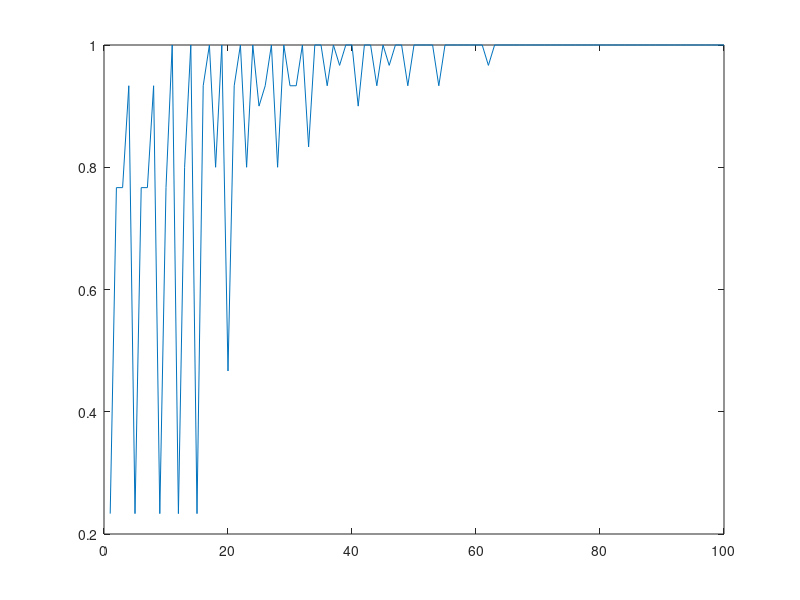

Reproduce this figure in MATLAB.
load('fisheriris'); 

X = meas(:,[3,4]); % here we just use the third and forth features 

labels=grp2idx(species); 
labels(labels==2)=-1; 
labels(labels==3)=-1;

train_ind1 = randperm(75, 0.8*75);
test_ind1 = setdiff(1:75, train_ind1);
train_class1 = X(train_ind1,:);
train_class1_label = labels(train_ind1);
test_class1 = X(test_ind1, :);
test_class1_label = labels(test_ind1);

train_ind2 = randperm(75, 0.8*75);
test_ind2 = setdiff(1:75, train_ind2);
train_class2 = X(train_ind2 + 75,:);
train_class2_label = labels(train_ind2 + 75);
test_class2 = X(test_ind2 + 75, :);
test_class2_label = labels(test_ind2 + 75);

traindata = [train_class1; train_class2];
trainlabels = [train_class1_label; train_class2_label];

testdata = [test_class1; test_class2];
testlabels = [test_class1_label; test_class2_label];

nd = 1;

N = 2;
P_train = length(traindata);
P_test = length(testdata);

usebias = 1;
max_epochs = 100;

if usebias == 1
    N = N + 1;
    traindata = [traindata ones(1, P_train)'];
    testdata = [testdata ones(1, P_test)'];
end

totalcorrect = [];

for run = 1:nd
    correct = 0;
    weights = zeros(1, N);

    % Use just as many weights as inputs
    old_weights = weights;

    for i = 1:max_epochs
        correct = 0;
        stability = traindata * weights' .* trainlabels / norm(weights);
        [val, idx] = min(stability);
        old_weights = weights;
        weights = weights + traindata(idx,:) .* trainlabels(idx) / N;
        diff = norm(abs((weights - old_weights)./old_weights));
        if (diff < 0.001)
            break;
        end
        for p = 1:P_test
            if testdata(p,:) * weights' * testlabels(p) > 0
               correct = correct + 1;
            end
        end
        correct
        totalcorrect = [totalcorrect correct / P_test];
    end
    plot(1:max_epochs, totalcorrect);
end


